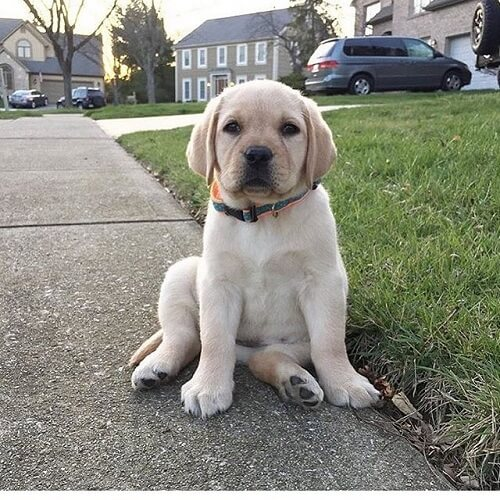
#> input picture Photos/dog_1.jpg, 500 x 500 px
$ python histogram.py
#> lines starting #> are read from the running program, lines starting #| are printed output that depends on the picture; after the words box and inside, x2 and y2 are one past the last pixel; in counts of white or black regions, pixels touching at a corner belong together
import  cv2 as cv
from cv2 import bitwise_and
import matplotlib.pyplot as plt
import numpy as np


img = cv.imread("Photos/dog_1.jpg")
#> img is the input picture: shape (500, 500, 3); mean B, G, R 126.7, 138.1, 137.4
cv.imshow('Dog', img)

'''
blank = np.zeros(img.shape[:2], dtype='uint8')

gray = cv.cvtColor(img, cv.COLOR_BGR2GRAY)
cv.imshow('Gray', gray)

circle = cv.circle(blank, (img.shape[1]//2, img.shape[0]//2), 100, 255, -1)

mask = bitwise_and(gray, gray, mask=circle)
cv.imshow('Mask', mask)


# Grayscale histogram
gray_hist = cv.calcHist([gray], [0], mask, [256], [0,256])

plt.figure()
plt.title('Grayscale Histogram')
plt.xlabel('Bins')
plt.ylabel('# of pixels')
plt.plot(gray_hist)
plt.xlim([0,256])
plt.show()
'''


# Color Histogram

blank = np.zeros(img.shape[:2], dtype='uint8')
mask = cv.circle(blank, (img.shape[1]//2, img.shape[0]//2), 100, 255, -1)
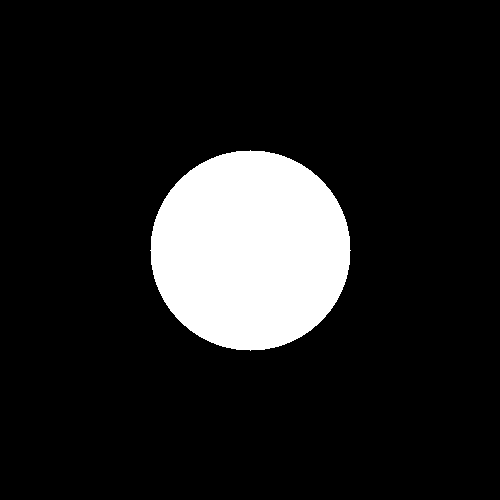
#> blank: shape (500, 500); 12.6% white; 1 white region, box (x1, y1, x2, y2) and area: (150, 150, 351, 351) 31417

masked = bitwise_and(img, img, mask=mask)
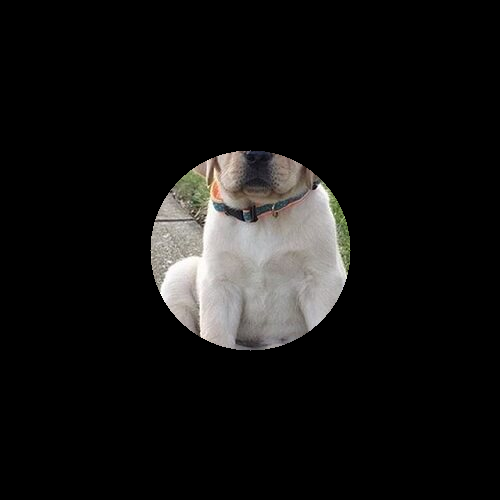
#> masked: shape (500, 500, 3); mean B, G, R 18.5, 19.3, 19.9
cv.imshow('Mask', masked)

plt.figure()
plt.title('Color Histogram')
plt.xlabel('Bins')
plt.ylabel('# of pixels')
colors = ('b', 'g', 'r')
for i,col in enumerate(colors):
    hist = cv.calcHist([img], [i], mask, [256], [0,256])
    plt.plot(hist, color=col)
    plt.xlim([0,256])

plt.show()
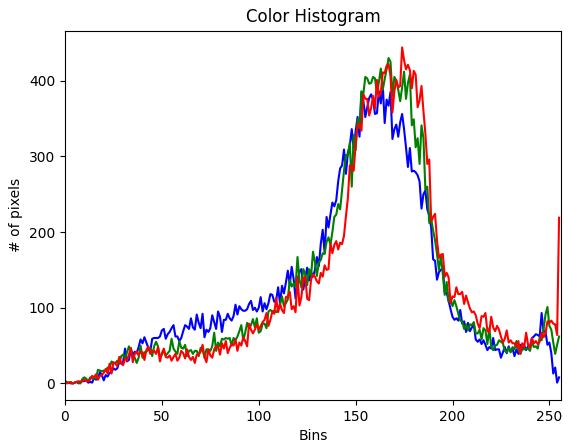
#> figure drawn by matplotlib, 1 panel; curve peaks at x = 164, y = 395; curve peaks at x = 167, y = 430; curve peaks at x = 174, y = 444


cv.waitKey(0)

$ run again, with Photos/cat.jpg copied over Photos/dog_1.jpg
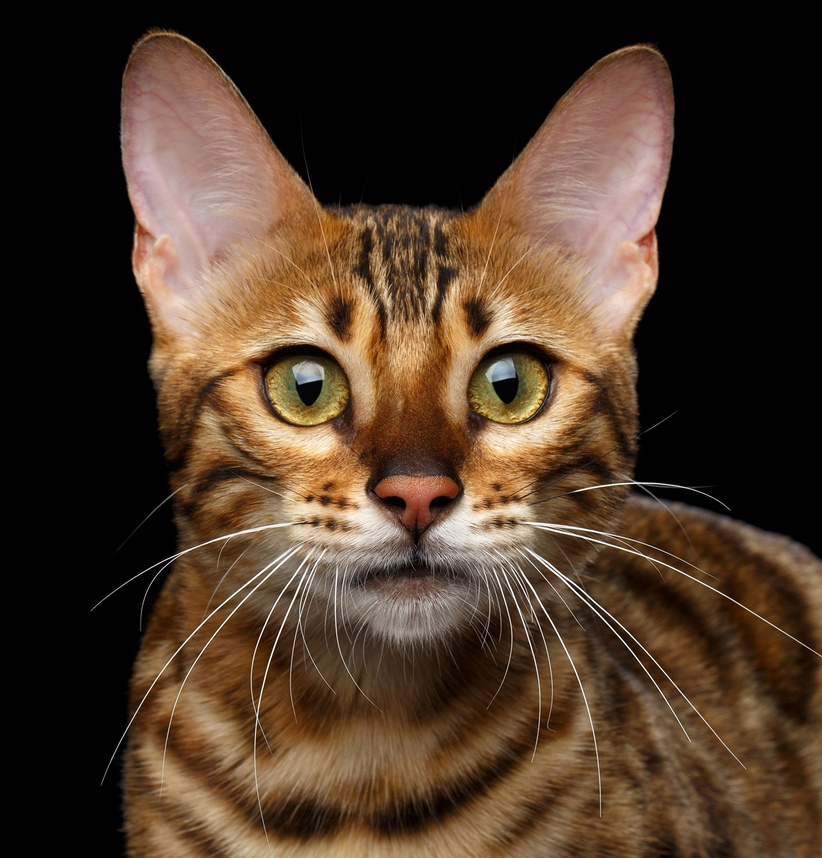
#> input picture Photos/cat.jpg, 822 x 858 px, shrunk from 1998 x 2084 before the run
#> img is the input picture: shape (858, 822, 3); mean B, G, R 39.6, 55.8, 75.1
#> `mask = cv.circle(blank, (img.shape[1]//2, img.shape[0]//2), 100, 255, ..`:
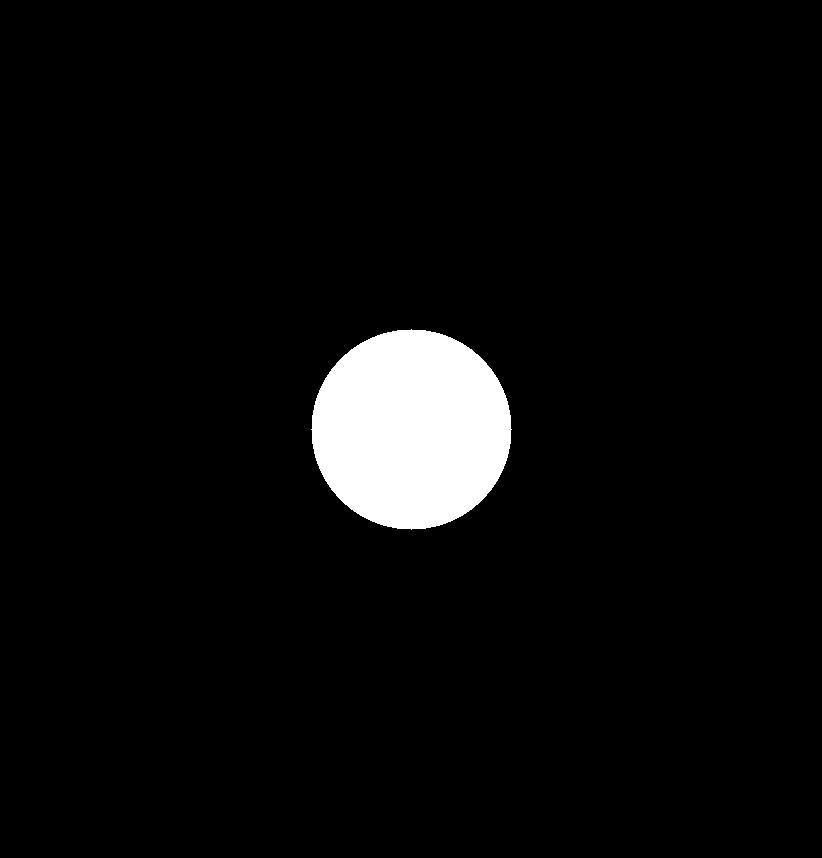
#> blank: shape (858, 822); 4.5% white; 1 white region, box (x1, y1, x2, y2) and area: (311, 329, 512, 530) 31417
#> `plt.show()`:
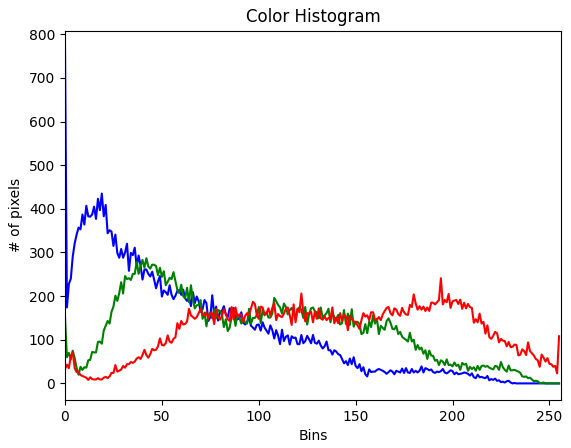
#> figure drawn by matplotlib, 1 panel; curve peaks at x = 0, y = 770; curve peaks at x = 42, y = 287; curve peaks at x = 194, y = 241

$ run again, with Photos/cat_1.jpg copied over Photos/dog_1.jpg
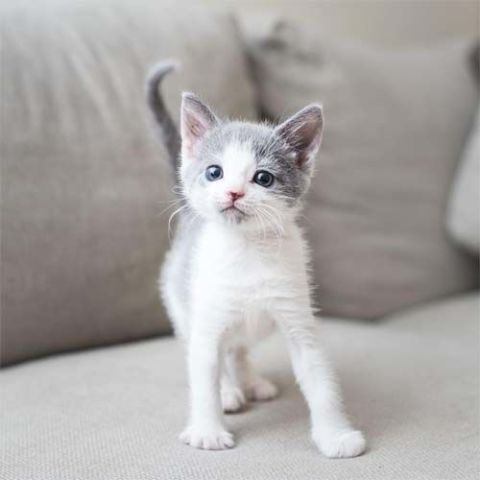
#> input picture Photos/cat_1.jpg, 480 x 480 px
#> img is the input picture: shape (480, 480, 3); mean B, G, R 166.1, 167.7, 171
#> `mask = cv.circle(blank, (img.shape[1]//2, img.shape[0]//2), 100, 255, ..`:
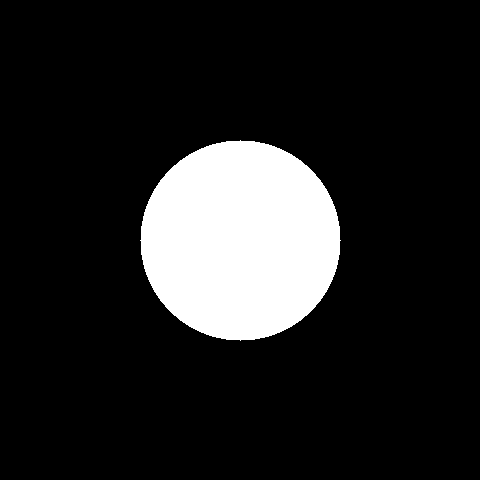
#> blank: shape (480, 480); 13.6% white; 1 white region, box (x1, y1, x2, y2) and area: (140, 140, 341, 341) 31417
#> `plt.show()`:
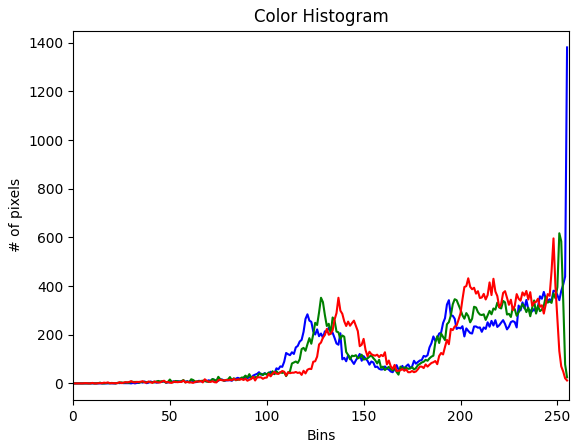
#> figure drawn by matplotlib, 1 panel; curve peaks at x = 255, y = 1381; curve peaks at x = 251, y = 617; curve peaks at x = 248, y = 596
